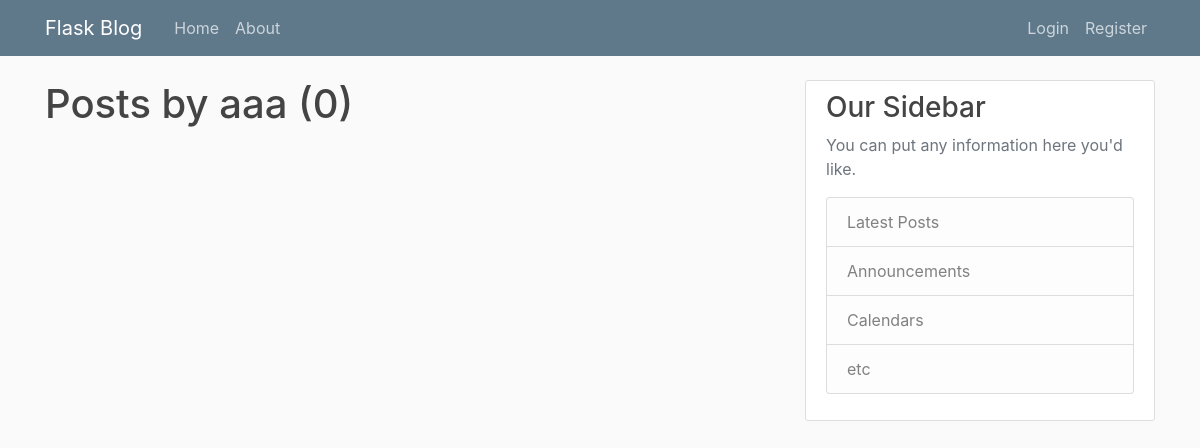
/user/aaa, run on an earlier commit of the app's database.
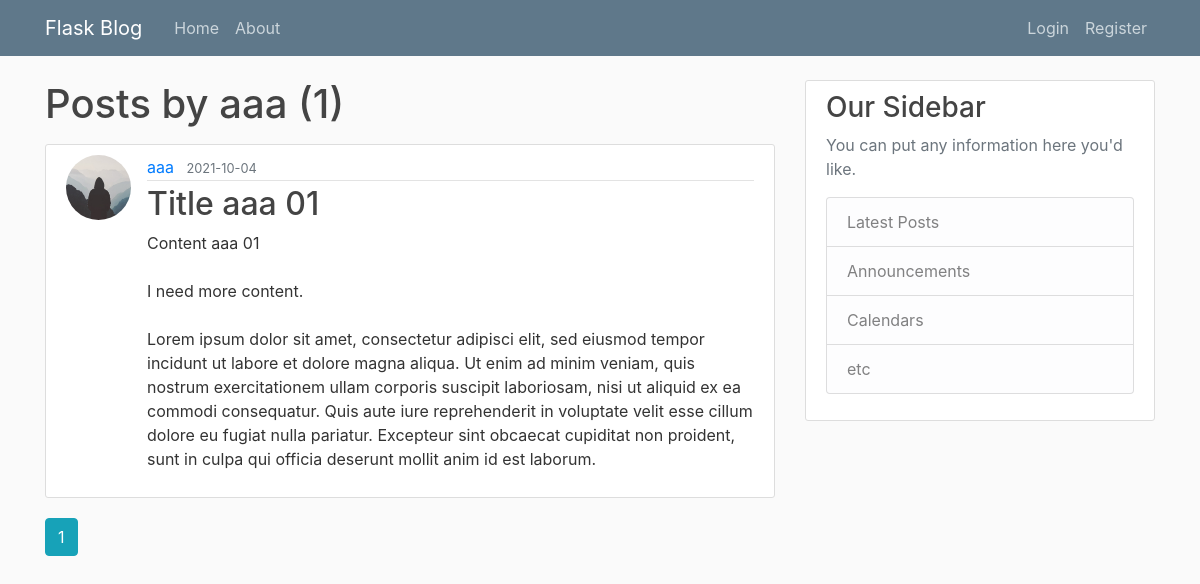
And on a later commit of the database.
### flaskblog/models.py (models this page shows, shortened)
class Post(db.Model):
    id = db.Column(db.Integer, primary_key=True)
    title = db.Column(db.String(100), nullable=False)
    date_posted = db.Column(db.DateTime, nullable=False, default=datetime.utcnow)
    content = db.Column(db.Text, nullable=False)
    user_id = db.Column(db.Integer, db.ForeignKey('user.id'), nullable=False)

class User(db.Model, UserMixin):
    id = db.Column(db.Integer, primary_key=True)
    username = db.Column(db.String(20), unique=True, nullable=False)
    email = db.Column(db.String(120), unique=True, nullable=False)
    image_file = db.Column(db.String(20), nullable=False, default='default.jpg')
    password = db.Column(db.String(60), nullable=False)
    posts = db.relationship('Post', backref='author', lazy=True)

### flaskblog/routes.py (the view)
@app.route('/user/<string:username>')
def user_posts(username):
    page = request.args.get('page', default=1, type=int)
    user = User.query.filter_by(username=username).first_or_404()
    the_posts = Post.query.filter_by(author=user)\
        .order_by(Post.date_posted.desc())\
        .paginate(page=page, per_page=2)
    return render_template('user_posts.html', posts=the_posts, user=user)

### flaskblog/templates/user_posts.html
{% extends "layout.html" %}
{% block content %}
    <h1 class="mb-3">Posts by {{ user.username }} ({{ posts.total }})</h1>
    {% for post in posts.items %}
        <article class="media content-section">
            <img class="rounded-circle article-img" src="{{ url_for('static', filename='profile_pics/' + post.author.image_file) }}">
          <div class="media-body">
            <div class="article-metadata">
              <a class="mr-2" href="{{ url_for('user_posts', username=post.author.username) }}">{{ post.author.username }}</a>
              <small class="text-muted">{{ post.date_posted.strftime('%Y-%m-%d') }}</small>
            </div>
            <h2><a class="article-title" href="{{ url_for('post', post_id=post.id) }}">{{ post.title }}</a></h2>
            <p class="article-content">{{ post.content }}</p>
          </div>
        </article>
    {% endfor %}
    {% for page_num in posts.iter_pages(left_edge=1, right_edge=1, left_current=1, right_current=2) %}
        {% if page_num %}
            {% if posts.page == page_num %}
                <a class="btn btn-info mb-4" href="{{ url_for('user_posts', username=user.username, page=page_num) }}">{{ page_num }}</a>
            {% else %}
                <a class="btn btn-outline-info mb-4" href="{{ url_for('user_posts', username=user.username, page=page_num) }}">{{ page_num }}</a>
            {% endif %}
        {% else %}
            ...
        {% endif %}
    {% endfor %}
{% endblock content %}

What changed in the data, as far as the page shows it:
added Post: image_file (placeholder picture), author.username "aaa", date_posted "2021-10-04", title "Title aaa 01", content "Content aaa 01 I need more content. Lorem ipsum dolor sit amet, consectetur adipisci elit, sed eiusmod tempor incidunt ut labore et dolore magna aliqua. Ut enim ad minim veniam, quis nostrum exercitationem ullam corporis suscipit laboriosam, nisi ut aliquid ex ea commodi consequatur. Quis aute iure reprehenderit in voluptate velit esse cillum dolore eu fugiat nulla pariatur. Excepteur sint obcaecat cupiditat non proident, sunt in culpa qui officia deserunt mollit anim id est laborum."
Also different on the page:
{{ posts.total }}: "0" → "1"
new list line: "1"
